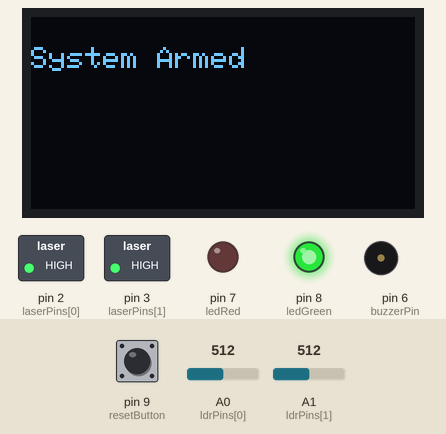
This sketch was run on a simulated Arduino Uno, built with avr-gcc and run on an emulated ATmega328P. Shown: 128×64 one-colour display, switched loads named in the sketch (green lamp = pin HIGH), output pins drawn as LEDs (lit = HIGH), buzzer (waves = sounding, pin HIGH). The test bench sets the inputs (shaded band); at power-on: A0 (ldrPins[0]) = 512, pin 9 (resetButton) HIGH, A1 (ldrPins[1]) = 512. The modem accepts every AT command (registered, SIM ready, sends succeed) and sends nothing else; what the sketch prints to the serial monitor is not drawn.

Above: at 3.8 s.
3.9 s: A0 (ldrPins[0]) set to 422
5.4 s: A0 (ldrPins[0]) set to 396
At 5.44 s:
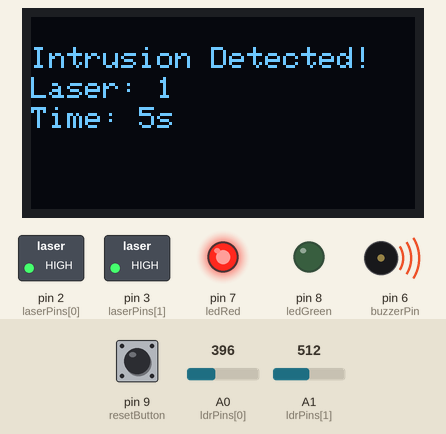
At 6.1 s:
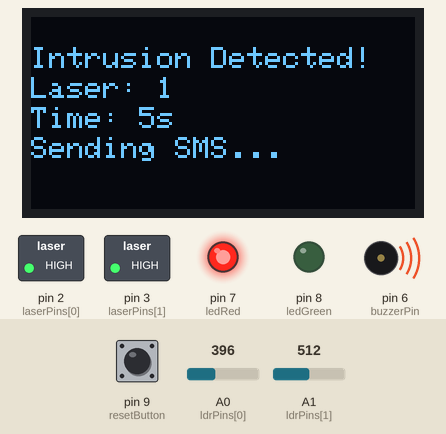
Timing chart, 0 to 8.4 s (numbered marks = the images above; inputs shaded):
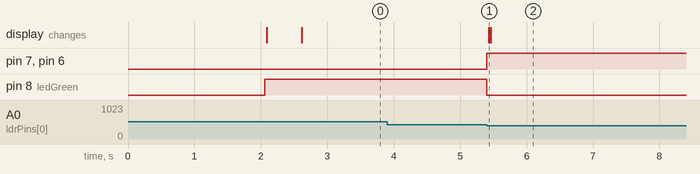

Measured:
- the behaviour switches between 412 and 411 on A0 (ldrPins[0]) (found by bisection; images 0 and 1)
- after the input at 3.9 s, every drawn part: stays the same
- after the input at 5.4 s, pin 7 (ledRed), pin 6 (buzzerPin): LOW → HIGH at once; pin 8 (ledGreen): HIGH → LOW at once; the display: changes at once (image 1)

The sketch:

IntruderDetectionSystem.ino
```cpp
#include <Wire.h>
#include <Adafruit_GFX.h>
#include <Adafruit_SSD1306.h>
#include <SoftwareSerial.h>

// OLED display configuration
#define SCREEN_WIDTH 128
#define SCREEN_HEIGHT 64
#define OLED_RESET -1
Adafruit_SSD1306 display(SCREEN_WIDTH, SCREEN_HEIGHT, &Wire, OLED_RESET);

// SIM800L Module for GSM communication
SoftwareSerial sim800(10, 11); // RX, TX

// Laser and LDR sensor configuration
const int numLasers = 2;
const int laserPins[numLasers] = {2, 3}; // Laser transmitter pins
const int ldrPins[numLasers] = {A0, A1}; // LDR sensor pins

// Output device configuration
const int buzzerPin = 6;
const int ledRed = 7;      // Red LED indicates an alert
const int ledGreen = 8;    // Green LED indicates system is armed
const int resetButton = 9; // Reset button for manual reset
int threshold;             // LDR threshold value for detection

// Intrusion detection variables
bool intrusionDetected = false;
bool smsSent = false;
int interruptedLaser = -1;
unsigned long intrusionTime = 0;

void setup() {
    Serial.begin(9600);
    sim800.begin(9600);

    Serial.println(F("System Booting..."));

    // Initialize the OLED display
    if (!display.begin(SSD1306_SWITCHCAPVCC, 0x3C)) {
        Serial.println(F("OLED init failed!"));
        for (;;); // Halt the system if the display fails
    }

    // Display system initialization message
    display.clearDisplay();
    display.setTextSize(1);
    display.setTextColor(WHITE);
    display.setCursor(0, 10);
    display.println(F("System Initializing..."));
    display.display();
    delay(2000);

    // Configure laser transmitters as outputs and turn them on
    for (int i = 0; i < numLasers; i++) {
        pinMode(laserPins[i], OUTPUT);
        digitalWrite(laserPins[i], HIGH);
    }

    // Configure output devices
    pinMode(buzzerPin, OUTPUT);
    pinMode(ledRed, OUTPUT);
    pinMode(ledGreen, OUTPUT);
    pinMode(resetButton, INPUT_PULLUP);

    // Default state: system armed, green LED on, red LED and buzzer off
    digitalWrite(ledGreen, HIGH);
    digitalWrite(ledRed, LOW);
    digitalWrite(buzzerPin, LOW);

    // Calibrate the LDR threshold for intrusion detection
    calibrateThreshold();

    Serial.println(F("System Armed!"));

    // Display system armed message
    display.clearDisplay();
    display.setCursor(0, 10);
    display.println(F("System Armed"));
    display.display();
}

void loop() {
    // Check if the reset button is pressed
    if (digitalRead(resetButton) == LOW) {
        resetSystem();
    }

    // Check laser sensors for any interruptions
    for (int i = 0; i < numLasers; i++) {
        int ldrValue = analogRead(ldrPins[i]);

        // If an intrusion is detected for the first time
        if (ldrValue < threshold && !intrusionDetected) {
            intrusionDetected = true;
            interruptedLaser = i;
            intrusionTime = millis();
            Serial.print(F("Intrusion detected at Laser: "));
            Serial.println(interruptedLaser + 1);
        }
    }

    // If an intrusion is detected and an SMS hasn't been sent yet
    if (intrusionDetected && !smsSent) {
        triggerAlarm();
        sendSMS();
        sendDataToAPI(interruptedLaser + 1);
        smsSent = true;
    }
}

// Function to activate alarm when intrusion is detected
void triggerAlarm() {
    digitalWrite(ledRed, HIGH);
    digitalWrite(ledGreen, LOW);
    digitalWrite(buzzerPin, HIGH);

    // Display intrusion alert on OLED
    display.clearDisplay();
    display.setCursor(0, 10);
    display.println(F("Intrusion Detected!"));
    display.setCursor(0, 20);
    display.print(F("Laser: "));
    display.println(interruptedLaser + 1);
    display.setCursor(0, 30);
    display.print(F("Time: "));
    display.print(intrusionTime / 1000);
    display.println(F("s"));
    display.display();

    Serial.println(F("Alarm Triggered!"));
}

// Function to send SMS alert using SIM800L
void sendSMS() {
    Serial.println(F("Sending SMS..."));
    display.setCursor(0, 40);
    display.println(F("Sending SMS..."));
    display.display();
    delay(500);

    sim800.println(F("AT+CMGF=1")); // Set SMS mode to text
    delay(500);
    sim800.println(F("AT+CMGS=\"+94763226659\"")); // Enter recipient's phone number
    delay(500);
    sim800.print(F("Intruder Alert! Laser "));
    sim800.print(interruptedLaser + 1);
    sim800.print(F(" interrupted at "));
    sim800.print(intrusionTime / 1000);
    sim800.println(F(" sec."));
    delay(500);
    sim800.write(26); // End SMS message

    Serial.println(F("SMS Sent!"));
}

// Function to send data to an API server using HTTP POST
void sendDataToAPI(int laserNumber) {
    Serial.println(F("Initializing API request..."));

    // Setup GPRS and APN Configuration
    sim800.println(F("AT+CIPSHUT"));
    delay(2000);
    printSIM800Response();

    sim800.println(F("AT+SAPBR=3,1,\"CONTYPE\",\"GPRS\""));
    delay(1000);
    printSIM800Response();

    sim800.println(F("AT+SAPBR=3,1,\"APN\",\"ppwap\""));
    delay(1000);
    printSIM800Response();

    sim800.println(F("AT+SAPBR=1,1"));
    delay(3000);
    printSIM800Response();

    sim800.println(F("AT+SAPBR=2,1"));
    delay(1000);
    printSIM800Response();

    sim800.println(F("AT+HTTPINIT"));
    delay(1000);
    printSIM800Response();

    sim800.println(F("AT+HTTPPARA=\"CID\",1"));
    delay(1000);
    printSIM800Response();

    sim800.println(F("AT+HTTPPARA=\"URL\",\"http://3.24.196.92:3000/postData\""));
    delay(1000);
    printSIM800Response();

    sim800.println(F("AT+HTTPPARA=\"CONTENT\",\"application/json\""));
    delay(1000);
    printSIM800Response();

    // Prepare JSON data
    String jsonData = "{\"lasertripped\": " + String(laserNumber) + "}";
    int dataLength = jsonData.length();

    // Send HTTP Data
    sim800.println("AT+HTTPDATA=" + String(dataLength) + ",10000");
    delay(1000);
    sim800.print(jsonData);
    delay(1000);
    sim800.write(26);

    delay(5000);
    printSIM800Response();

    // Send HTTP POST request
    sim800.println(F("AT+HTTPACTION=1"));
    delay(5000);
    printSIM800Response();

    // Read response
    sim800.println(F("AT+HTTPREAD"));
    delay(1000);
    printSIM800Response();

    // Close HTTP session
    sim800.println(F("AT+HTTPTERM"));
    delay(1000);
    printSIM800Response();
}

// Function to reset the system state
void resetSystem() {
    Serial.println(F("System Reset"));

    display.clearDisplay();
    display.setCursor(0, 10);
    display.println(F("System Resetting..."));
    display.display();
    delay(500);

    intrusionDetected = false;
    smsSent = false;
    interruptedLaser = -1;
    intrusionTime = 0;

    digitalWrite(ledRed, LOW);
    digitalWrite(ledGreen, HIGH);
    digitalWrite(buzzerPin, LOW);

    display.clearDisplay();
    display.setCursor(0, 10);
    display.println(F("System Armed"));
    display.display();
}

// Function to calibrate LDR threshold for intrusion detection
void calibrateThreshold() {
    Serial.println(F("Calibrating Sensors..."));

    display.clearDisplay();
    display.setCursor(0, 10);
    display.println(F("Calibrating..."));
    display.display();

    int totalLdrValue = 0;
    int readings = 5;

    for (int i = 0; i < readings; i++) {
        for (int j = 0; j < numLasers; j++) {
            totalLdrValue += analogRead(ldrPins[j]);
        }
        delay(100);
    }

    threshold = (totalLdrValue / (readings * numLasers)) - 100;
    Serial.print(F("Threshold set: "));
    Serial.println(threshold);
}

// Function to print SIM800L responses for debugging
void printSIM800Response() {
    while (sim800.available()) {
        Serial.write(sim800.read());
    }
    Serial.println();
}
```
